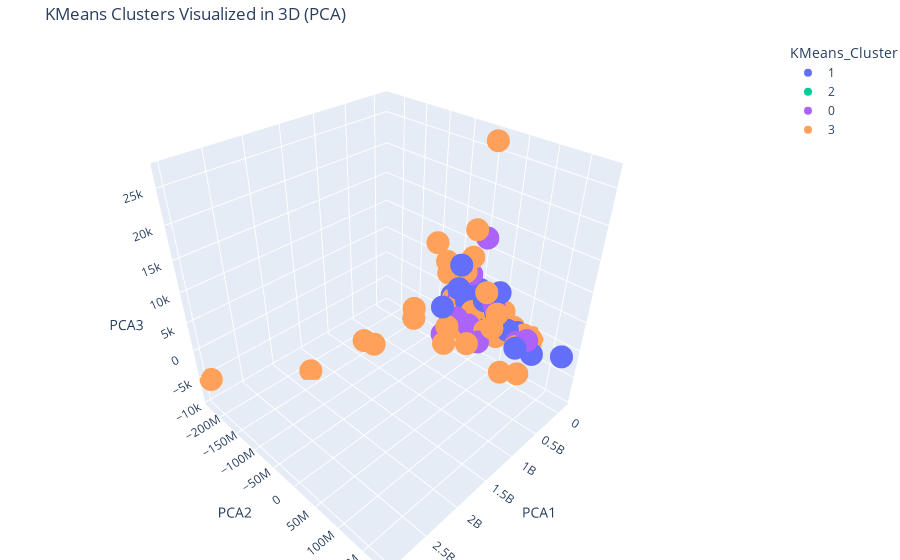

Source (notebook cell):
### Markdown cell above
# 3D

### Code cell
import pandas as pd
from sklearn.decomposition import PCA
import plotly.express as px
import plotly.graph_objects as go

sample_for_plot = non_binnary_df.sample(2000, random_state=42)
pca = PCA(n_components=3)
reduced = pca.fit_transform(sample_for_plot)

plot_df = pd.DataFrame(reduced, columns=['PCA1', 'PCA2', 'PCA3'])
plot_df['KMeans_Cluster'] = sample_for_plot['KMeans_Cluster'].astype(str)  # for categorical coloring


fig = px.scatter_3d(
    plot_df,
    x='PCA1',
    y='PCA2',
    z='PCA3',
    color='KMeans_Cluster', # Color points by cluster
    title='KMeans Clusters Visualized in 3D (PCA)',
    labels={'PCA1': 'PCA Component 1', 'PCA2': 'PCA Component 2', 'PCA3': 'PCA Component 3'}, # Optional: set axis labels
    size_max=8 # Adjust point size
)

fig.update_layout(
    margin=dict(l=0, r=0, b=0, t=40), # Adjust margins
    scene=dict( # Update scene to set axis titles
        xaxis_title='PCA1',
        yaxis_title='PCA2',
        zaxis_title='PCA3'
    )
)
fig.update_layout(scene_camera=dict(
    up=dict(x=0, y=0, z=1),
    center=dict(x=0, y=0, z=0), # Center of the view
    eye=dict(x=1.25, y=1.25, z=1.25) # Position of the camera
))
fig.show()
